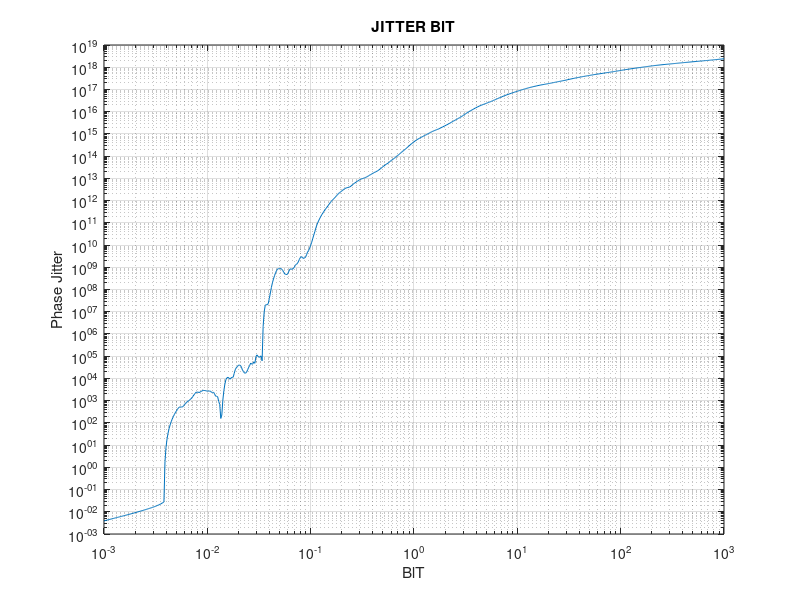

MATLAB code for this plot:
close all;
clear all;

BlT = 10.^[-3:0.01:3];
EbNodB = input('Eb/No in dB =? '); %  10 dB
EbNo = 10^(EbNodB/10);

N_symb=1000;
M=4;   %QPSK
NCO_mem=0;      % initialisation du retard de la mise a jour
filtre_mem=0;   % initialisation de la memoire du filtre
phi_est(1)=0;  %  valeur initiale de la phase estimee

phi_est = zeros(1, N_symb+1); % estimated phase vector, initialized to zero


symb_emis = (2*randi([0, 1], 1, N_symb)-1) + 1j*(2*randi([0, 1], 1, N_symb)-1);


sigma = sqrt(1/(2*EbNo)); % sigma du bruit thermique
bruit = sigma*randn(1, N_symb) + j*sigma*randn(1, N_symb);  % vecteur de bruit
dephasage = 0 * pi/180; % phase shift, initialized to zero (dephasage signal recu)
recu = symb_emis .* exp(j*dephasage) + bruit; % echantillons en entree DPLL

% Simulation over different values of BlT
Phase_Jitter = zeros(length(BlT), 1); % Initialize Phase_Jitter vector

for jj = 1:length(BlT)
    %ordre 2
    zeta=sqrt(2)/2;
    wnT=2*BlT(jj)./(zeta+1/(4*zeta));
    A=wnT.*(2+wnT)./(1+3*wnT+wnT.^2);
    B=wnT.^2./(1+3*wnT+wnT.^2);


    % DPLL processing
    for ii = 1:N_symb

             % affichage de ii par multiples de 1000
            if mod(ii,1000)==0
                ii
            end

        out_det = -imag((recu(ii) .* exp(-j*phi_est(ii))).^4); % Detector equation

    % filtre de boucle
        w = filtre_mem + out_det; % % memoire filtre + sortie detecte
        filtre_mem = w;
        out_filtre = A*out_det + B*w; % sortie du filtre a l'instant ii :  F(z)=A+B/(1-z^-1)
    

         % integrateur + retard 
    
    phi_est(ii+1) = out_filtre + NCO_mem; % N(z)=1/(z-1) 
    NCO_mem=phi_est(ii+1);
    end

    % Phase Jitter calculation
    Phase_Jitter(jj) = mean(abs(phi_est - phi_est(1)).^2);
end

% Plot Phase Jitter vs BlT
figure(1);
loglog(BlT, Phase_Jitter);
grid on;
xlabel('BlT');
ylabel('Phase Jitter');
title('JITTER BlT');